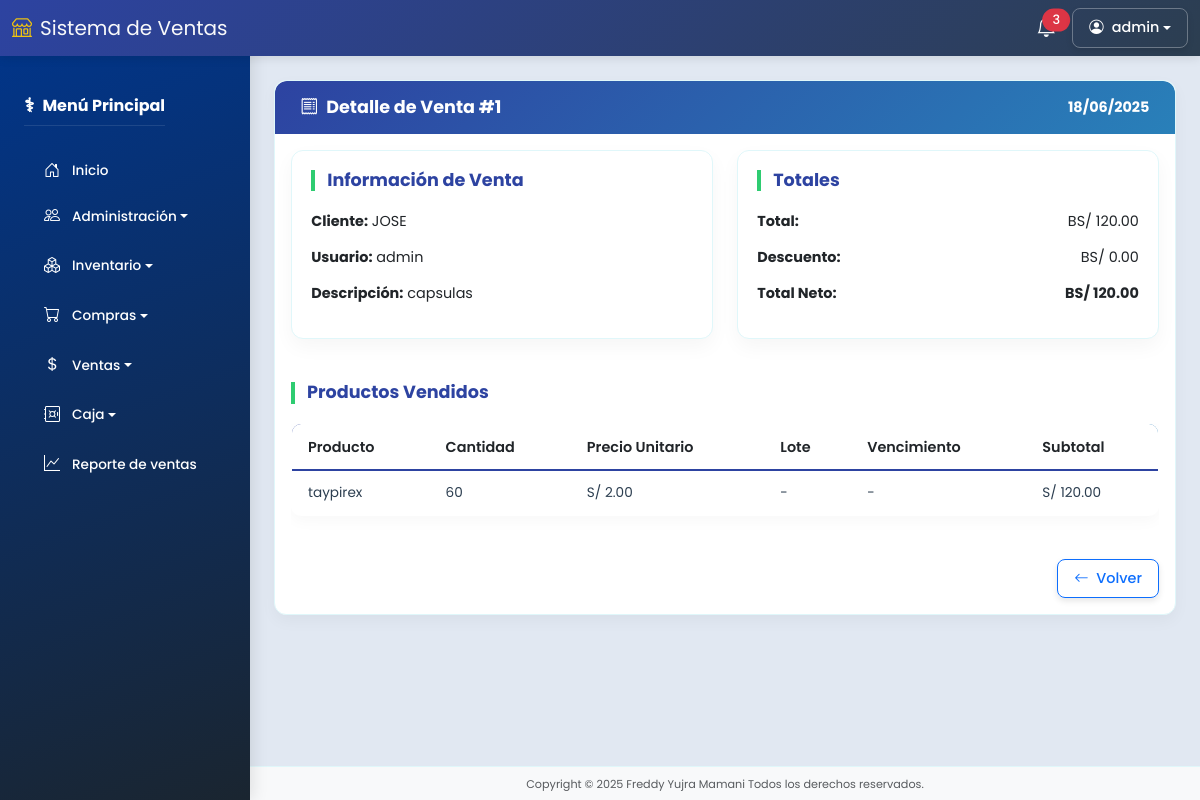
The page /ventas/1 (signed in) on the database its author committed.
### models/usuario_model.py (models this page shows, shortened)
class Usuario(db.Model):
    __tablename__ = "usuarios"
    id = db.Column(db.Integer, primary_key=True)
    imagen = db.Column(db.String(255), nullable=True)
    nombres = db.Column(db.String(255), nullable=False)
    apellidos = db.Column(db.String(150), nullable=False)
    carnet = db.Column(db.String(15), nullable=False)
    nacimiento = db.Column(db.Date, nullable=False)
    telefono = db.Column(db.String(15), nullable=False)
    email = db.Column(db.String(255), nullable=False, unique=True)
    usuario = db.Column(db.String(150), nullable=False, unique=True)
    password = db.Column(db.String(255), nullable=False)
    remember_token = db.Column(db.String(100), nullable=True)
    created_at = db.Column(db.DateTime, default=datetime.utcnow)
    updated_at = db.Column(db.DateTime, default=datetime.utcnow, onupdate=datetime.utcnow)
    deleted_at = db.Column(db.DateTime, nullable=True)
    rol_id = db.Column(db.Integer, db.ForeignKey('roles.id'))
    rol = db.relationship('Rol', backref='usuarios')
    @property
    def is_authenticated(self):
        return True
    def is_admin(self):
        return self.rol and self.rol.name == 'Administrador'

### models/venta_model.py (models this page shows, shortened)
class Venta(db.Model):
    __tablename__ = "ventas"
    id = db.Column(db.Integer, primary_key=True)
    cliente_id = db.Column(db.Integer, db.ForeignKey('clientes.id'))
    total = db.Column(db.Numeric(10,2), default=0.0)
    descuento = db.Column(db.Numeric(10,2), default=0.0)
    total_neto = db.Column(db.Numeric(10,2), default=0.0)
    descripcion = db.Column(db.Text)
    fecha = db.Column(db.DateTime, default=datetime.utcnow)
    usuario_id = db.Column(db.Integer, db.ForeignKey('usuarios.id'))
    created_at = db.Column(db.DateTime, default=datetime.utcnow)
    updated_at = db.Column(db.DateTime, default=datetime.utcnow, onupdate=datetime.utcnow)
    deleted_at = db.Column(db.DateTime)
    cliente = db.relationship('Cliente', backref='ventas')
    usuario = db.relationship('Usuario', backref='ventas')
    detalles = db.relationship('VentaDetalle', backref='venta', cascade='all, delete-orphan')

### models/cliente_model.py (models this page shows, shortened)
class Cliente(db.Model):
    __tablename__ = "clientes"
    id = db.Column(db.Integer, primary_key=True)
    nombre = db.Column(db.String(150), nullable=False)
    tipo_documento = db.Column(db.String(20))
    documento = db.Column(db.String(20))
    complemento = db.Column(db.String(10))
    telefono = db.Column(db.String(15))
    estado = db.Column(db.Boolean, default=True)
    created_at = db.Column(db.DateTime, default=datetime.utcnow)
    updated_at = db.Column(db.DateTime, default=datetime.utcnow, onupdate=datetime.utcnow)
    deleted_at = db.Column(db.DateTime)

### models/venta_detalle_model.py (models this page shows, shortened)
class VentaDetalle(db.Model):
    __tablename__ = "ventas_detalles"
    id = db.Column(db.Integer, primary_key=True)
    venta_id = db.Column(db.Integer, db.ForeignKey('ventas.id'))
    producto_id = db.Column(db.Integer, db.ForeignKey('productos.id'))
    cantidad = db.Column(db.Integer)
    precio = db.Column(db.Numeric(10,2))
    vencimiento = db.Column(db.Date)
    lote = db.Column(db.String(255))
    created_at = db.Column(db.DateTime, default=datetime.utcnow)
    updated_at = db.Column(db.DateTime, default=datetime.utcnow, onupdate=datetime.utcnow)
    deleted_at = db.Column(db.DateTime)
    producto = db.relationship('Producto', backref='ventas_detalles')

### models/producto_model.py (models this page shows, shortened)
class Producto(db.Model):
    __tablename__ = "productos"
    id = db.Column(db.Integer, primary_key=True)
    imagen = db.Column(db.String(200))
    codigo = db.Column(db.String(100))
    barcode = db.Column(db.String(200))
    nombre_comercial = db.Column(db.String(200), nullable=False)
    nombre_generico = db.Column(db.String(200))
    categoria_id = db.Column(db.Integer, db.ForeignKey('categorias.id'))
    laboratorio_id = db.Column(db.Integer, db.ForeignKey('laboratorios.id'))
    presentacion_id = db.Column(db.Integer, db.ForeignKey('presentaciones.id'))
    descripcion = db.Column(db.String(200))
    precio_compra = db.Column(db.Numeric(10,2))
    precio_venta = db.Column(db.Numeric(10,2))
    cantidad = db.Column(db.Integer, default=0)
    estado = db.Column(db.Boolean, default=True)
    created_at = db.Column(db.DateTime, default=datetime.utcnow)
    updated_at = db.Column(db.DateTime, default=datetime.utcnow, onupdate=datetime.utcnow)
    deleted_at = db.Column(db.DateTime)
    categoria = db.relationship('Categoria', backref='productos')
    laboratorio = db.relationship('Laboratorio', backref='productos')
    presentacion = db.relationship('Presentacion', backref='productos')

### controllers/venta_controller.py (the view)
@venta_bp.route('/<int:id>')
@permission_required('ver_historial_ventas')
def show(id):
    venta = Venta.query.get_or_404(id)
    return venta_view.venta_show(venta)

### run.py (called while the page is built)
@login_manager.user_loader
def load_user(user_id):
    return Usuario.query.get(int(user_id))

@app.context_processor
def inject_active_path():
    def is_active(path):
        return 'active' if request.path.startswith(path) else ''
    return dict(is_active=is_active)

### views/venta_view.py (called while the page is built)
def venta_show(venta):
    return render_template('ventas/detalle.html', venta=venta)

### templates/ventas/detalle.html
{% extends 'base.html' %}
{% block content %}
<div class="card">
  <div class="card-header-unified d-flex justify-content-between align-items-center">
    <h5 class="mb-0"><i class="bi bi-receipt me-2"></i>Detalle de Venta #{{ venta.id }}</h5>
    <span class="fw-bold">{{ venta.fecha.strftime('%d/%m/%Y') }}</span>
  </div>
  <div class="card-body">
    <div class="row mb-4">
      <div class="col-md-6">
        <div class="content-card">
          <h5 class="medical-title">Información de Venta</h5>
          <p><strong>Cliente:</strong> {{ venta.cliente.nombre }}</p>
          <p><strong>Usuario:</strong> {{ venta.usuario.usuario }}</p>
          <p><strong>Descripción:</strong> {{ venta.descripcion or '-' }}</p>
        </div>
      </div>
      <div class="col-md-6">
        <div class="content-card bg-light-blue">
          <h5 class="medical-title">Totales</h5>
          <p class="d-flex justify-content-between">
            <span><strong>Total:</strong></span>
            <span>BS/ {{ venta.total }}</span>
          </p>
          <p class="d-flex justify-content-between">
            <span><strong>Descuento:</strong></span>
            <span>BS/ {{ venta.descuento }}</span>
          </p>
          <p class="d-flex justify-content-between fw-bold">
            <span>Total Neto:</span>
            <span>BS/ {{ venta.total_neto }}</span>
          </p>
        </div>
      </div>
    </div>
    <h5 class="medical-title">Productos Vendidos</h5>
    <div class="table-responsive">
      <table class="table table-unified">
        <thead>
          <tr>
            <th>Producto</th>
            <th>Cantidad</th>
            <th>Precio Unitario</th>
            <th>Lote</th>
            <th>Vencimiento</th>
            <th>Subtotal</th>
          </tr>
        </thead>
        <tbody>
          {% for detalle in venta.detalles %}
          <tr>
            <td>{{ detalle.producto.nombre_comercial }}</td>
            <td>{{ detalle.cantidad }}</td>
            <td>S/ {{ detalle.precio }}</td>
            <td>{{ detalle.lote or '-' }}</td>
            <td>{{ detalle.vencimiento.strftime('%d/%m/%Y') if detalle.vencimiento else '-' }}</td>
            <td>S/ {{ detalle.cantidad * detalle.precio }}</td>
          </tr>
          {% endfor %}
        </tbody>
      </table>
    </div>
    <div class="d-flex justify-content-end mt-4">
      <a href="{{ url_for('venta.index') }}" class="btn btn-outline-primary">
        <i class="bi bi-arrow-left me-1"></i> Volver
      </a>
    </div>
  </div>
</div>
{% endblock %}

### templates/base.html (shortened to what this page needs)
<!DOCTYPE html>
<html lang="es" class="h-100">
<head>
  <link href="https://cdn.jsdelivr.net/npm/bootstrap@5.3.0/dist/css/bootstrap.min.css" rel="stylesheet" />
  <link rel="stylesheet" href="https://cdn.jsdelivr.net/npm/bootstrap-icons@1.10.0/font/bootstrap-icons.css" />
  <link rel="stylesheet" href="{{ url_for('static', filename='css/style.css') }}" />
</head>
<body class="d-flex flex-column">
  <nav class="navbar navbar-expand-lg fixed-top navbar-top">
    <div class="container-fluid">
      <a class="navbar-brand" href="{{ url_for('dashboard.index') }}">
        <i class="bi bi-shop me-2"></i>Sistema de Ventas
      </a>
      <div class="d-flex align-items-center ms-auto">
        <div class="dropdown me-3">
          <a href="#" class="position-relative text-white" data-bs-toggle="dropdown">
            <span class="position-absolute top-0 start-100 translate-middle badge rounded-pill bg-danger">
              3
            </span>
          </a>
        </div>
        <div class="dropdown">
          <button class="btn btn-custom-light dropdown-toggle d-flex align-items-center" type="button"
            data-bs-toggle="dropdown">
            <i class="bi bi-person-circle me-2"></i>
            <span>{{ current_user.usuario if current_user.is_authenticated else 'Invitado' }}</span>
          </button>
        </div>
      </div>
    </div>
  </nav>
  <div class="d-flex main-container overflow-hidden">
    <nav class="sidebar bg-dark text-white position-fixed" id="mainSidebar">
      <div class="p-4">
        <div class="d-flex justify-content-between align-items-center mb-4">
          <h5 class="fw-bold mb-0">Menú Principal</h5>
        </div>
        <a href="{{ url_for('dashboard.index') }}" class="sidebar-item text-white">
          <i class="bi bi-house-door me-2"></i> Inicio
        </a>
        <div class="mb-2">
          <button class="sidebar-item dropdown-toggle w-100 text-start text-white bg-transparent border-0" type="button"
            data-bs-toggle="collapse" data-bs-target="#adminSubmenu" aria-expanded="false">
            <i class="bi bi-people me-2"></i> Administración
          </button>
        </div>
        <div class="mb-2">
          <button class="sidebar-item dropdown-toggle w-100 text-start text-white bg-transparent border-0" type="button"
            data-bs-toggle="collapse" data-bs-target="#inventarioSubmenu" aria-expanded="false">
            <i class="bi bi-boxes me-2"></i> Inventario
          </button>
        </div>
        <div class="mb-2">
          <button class="sidebar-item dropdown-toggle w-100 text-start text-white bg-transparent border-0" type="button"
            data-bs-toggle="collapse" data-bs-target="#comprasSubmenu" aria-expanded="false">
            <i class="bi bi-cart me-2"></i> Compras
          </button>
        </div>
        <div class="mb-2">
          <button class="sidebar-item dropdown-toggle w-100 text-start text-white bg-transparent border-0" type="button"
            data-bs-toggle="collapse" data-bs-target="#ventasSubmenu" aria-expanded="false">
            <i class="bi bi-currency-dollar me-2"></i> Ventas
          </button>
        </div>
        <div class="mb-2">
          <button class="sidebar-item dropdown-toggle w-100 text-start text-white bg-transparent border-0" type="button"
            data-bs-toggle="collapse" data-bs-target="#cajaSubmenu" aria-expanded="false">
            <i class="bi bi-safe me-2"></i> Caja
          </button>
        </div>
        <a href="{{ url_for('reporte.reporte_ventas') }}" class="sidebar-item text-white">
          <i class="bi bi-graph-up me-2"></i> Reporte de ventas
        </a>
      </div>
    </nav>
    <div class="flex-grow-1 d-flex flex-column overflow-hidden">
      <main class="main-content flex-grow-1 p-4 overflow-auto">
        {% block content %}{% endblock %}
      </main>
      <footer class="footer bg-light text-center py-2">
        <small class="text-muted">Copyright © 2025 Freddy Yujra Mamani Todos los derechos reservados.</small>
      </footer>
    </div>
  </div>
</body>
</html>

### static/css/style.css (style rules this page uses)
:root { --primary-color: #2D43A1; --secondary-color: #2ecc71; --accent-color: #f1c40f; --light-color: #f8f9fa; --dark-color: #2c3e50; --light-blue: #e1f5fe; --light-green: #e8f5e9; --sidebar-bg: #00368E; --sidebar-hover: #003FA5; --navbar-gradient-start: #2980b9; --navbar-gradient-end: #2c3e50; --table-border: #e0f7fa; --table-row-even: #f8f9fa; --table-row-hover: #e3f2fd; }
body { font-family: 'Poppins', sans-serif; background-color: var(--light-color); color: #333; margin: 0; padding: 0; height: 100%; font-size: 0.9rem; line-height: 1.4; }
.main-container { height: calc(100vh - 56px); margin-top: 56px; }
.navbar-top { z-index: 1050; background-color: #2946b8; }
.navbar-top { background: linear-gradient(135deg, var(--primary-color), var(--dark-color)) !important; box-shadow: 0 2px 10px rgba(0, 0, 0, 0.1); }
.navbar-brand, .navbar-top .text-white, .navbar-top .btn-outline-light { color: var(--light-color) !important; }
.navbar-brand i { color: var(--accent-color) !important; }
.btn-custom-light { background-color: transparent; color: white; border: 1px solid rgba(255, 255, 255, 0.3); padding: 0.375rem 0.75rem; border-radius: 0.25rem; transition: all 0.3s ease; font-weight: 500; }
.sidebar { width: 250px; min-height: 100vh; position: fixed; top: 0; left: 0; background: linear-gradient(160deg, var(--sidebar-bg), #1a2530); z-index: 1030; padding-top: 70px; transition: left 0.3s ease; box-shadow: 3px 0 15px rgba(0, 0, 0, 0.1); }
.sidebar h5 { color: #fff; border-bottom: 1px solid rgba(255, 255, 255, 0.1); padding-bottom: 8px; margin-bottom: 10px; display: flex; align-items: center; font-size: 1rem; }
.sidebar h5:before { content: "⚕"; margin-right: 8px; font-size: 1.2rem; }
.sidebar-item, .sidebar-subitem { display: flex; align-items: center; padding: 0.6rem 1rem; color: #e0f7fa; font-weight: 500; text-decoration: none; transition: all 0.3s ease; border-radius: 6px; margin: 4px 0; font-size: 0.85rem; }
.sidebar-item i, .sidebar-subitem i { width: 24px; text-align: center; margin-right: 10px; font-size: 1rem; }
.main-content { margin-left: 250px; padding-top: 130px; padding-left: 1.6rem; padding-right: 1.6rem; min-height: calc(100vh - 90px); background-color: #E1E8F2; }
.footer { background-color: #f8f9fc; margin-left: 250px; text-align: center; padding: 0.5rem; font-size: 0.8rem; transition: margin-left 0.3s ease; border-top: 1px solid #e0f7fa; color: #7f8c8d; }
.table-unified { border-radius: 10px; overflow: hidden; background: #fff; box-shadow: 0 5px 15px rgba(0, 0, 0, 0.03); margin-bottom: 1.2rem; border: 1px solid var(--table-border); font-size: 0.85rem; }
.table-unified thead { background: linear-gradient(135deg, var(--primary-color), #2980b9); color: white; }
.table-unified th { font-weight: 600; padding: 0.8rem 1rem; vertical-align: middle; border-bottom: 2px solid var(--primary-color); font-size: 0.9rem; }
.table-unified td { padding: 0.75rem 1rem; vertical-align: middle; color: #2c3e50; border-top: 1px solid var(--table-border); border-bottom: 1px solid var(--table-border); }
.card { border-radius: 12px; box-shadow: 0 6px 16px rgba(0, 0, 0, 0.04); border: none; margin-bottom: 1.2rem; overflow: hidden; background-color: white; border: 1px solid #e0f7fa; }
.card-header-unified { background: linear-gradient(135deg, var(--primary-color), #2980b9); color: white; border-radius: 12px 12px 0 0 !important; padding: 1rem 1.6rem; }
.card-header-unified h5 { margin-bottom: 0; font-weight: 700; font-size: 1.1rem; display: flex; align-items: center; }
.card-header-unified h5 i { margin-right: 8px; }
.btn { transition: all 0.3s ease; box-shadow: 0 3px 6px rgba(0, 0, 0, 0.1); font-weight: 500; font-size: 0.9rem; padding: 0.5rem 1rem; border-radius: 8px; }
.content-card { background: white; border-radius: 12px; padding: 1.2rem; box-shadow: 0 8px 20px rgba(0, 0, 0, 0.04); border: 1px solid #e0f7fa; margin-bottom: 1.2rem; font-size: 0.9rem; }
.medical-title { color: var(--primary-color); font-weight: 700; border-left: 4px solid var(--secondary-color); padding-left: 12px; margin-bottom: 1.2rem; font-size: 1.1rem; }
.badge { padding: 5px 10px; border-radius: 20px; font-size: 0.8rem; font-weight: 500; }

### rows shown on the page
Usuario: usuario "admin", usuario.usuario "admin"
Venta: id "1", fecha "18/06/2025", descripcion "capsulas", total "120.00", descuento "0.00", total_neto "120.00"
Cliente: cliente.nombre "JOSE"
VentaDetalle: producto.nombre_comercial "taypirex", cantidad "60", precio "2.00", lote "-", vencimiento "-", detalle.cantidad*detalle.precio "120.00"
